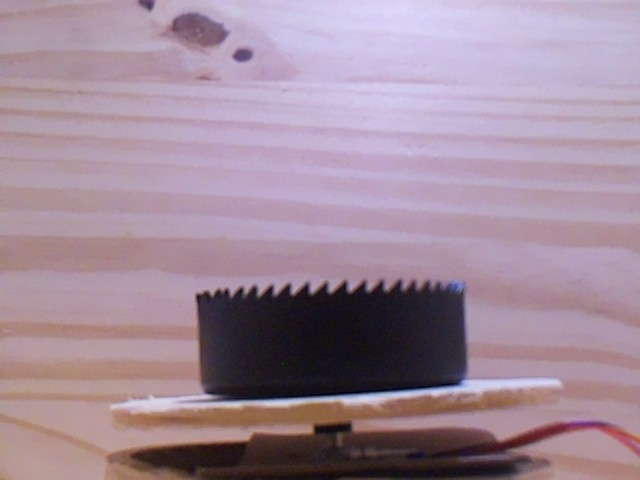
#> input picture Sample_Data/Hole_Lit/test23.jpg, 640 x 480 px, found by its file name
$ python contour_moment_test.py
#> lines starting #> are read from the running program, lines starting #| are printed output that depends on the picture; after the words box and inside, x2 and y2 are one past the last pixel; in counts of white or black regions, pixels touching at a corner belong together
import numpy as np
import cv2 as cv
img = cv.imread('Sample_Data/Keys_Lit/test23.jpg', cv.IMREAD_GRAYSCALE)
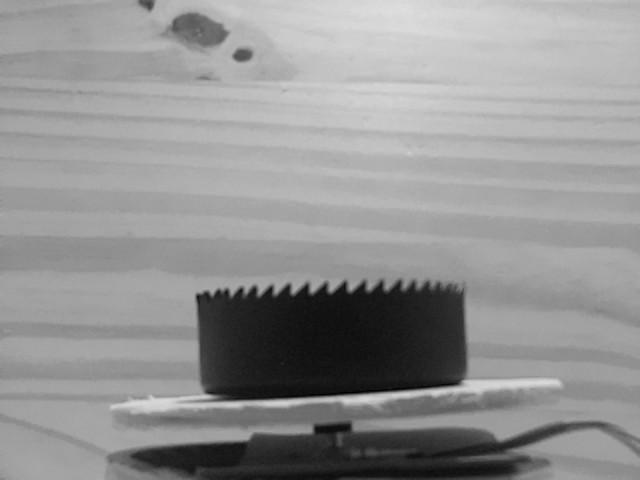
#> img: shape (480, 640); min 1, max 222, mean 147
assert img is not None, "file could not be read, check with os.path.exists()"
ret,thresh = cv.threshold(img,127,255,0)
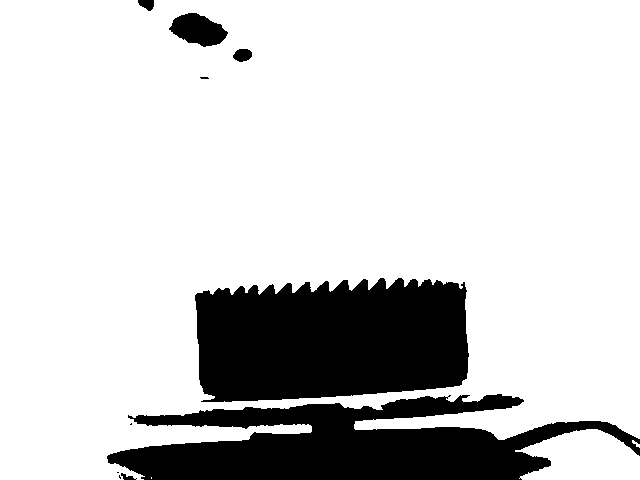
#> thresh: shape (480, 640); 81.5% white; 10 black regions (4 under 20 px)
contours,hierarchy = cv.findContours(thresh, 1, 2)
#> contours = 13 contours, 7 with area under 20; largest, box (x1, y1, x2, y2) and area: (0, 0, 640, 480) 275059, (194, 277, 470, 403) 29815, (515, 429, 640, 480) 4394, (168, 12, 229, 48) 1361, (232, 48, 253, 63) 212, (199, 76, 210, 80) 25
cnt = contours[0]
#> cnt = [[135, 478], [136, 477], [137, 478], [136, 479]]
M = cv.moments(cnt)
#> M = moments, m00 2, centre m10/m00, m01/m00 = (136, 478)
print( M )
#> (printed output is left out)
